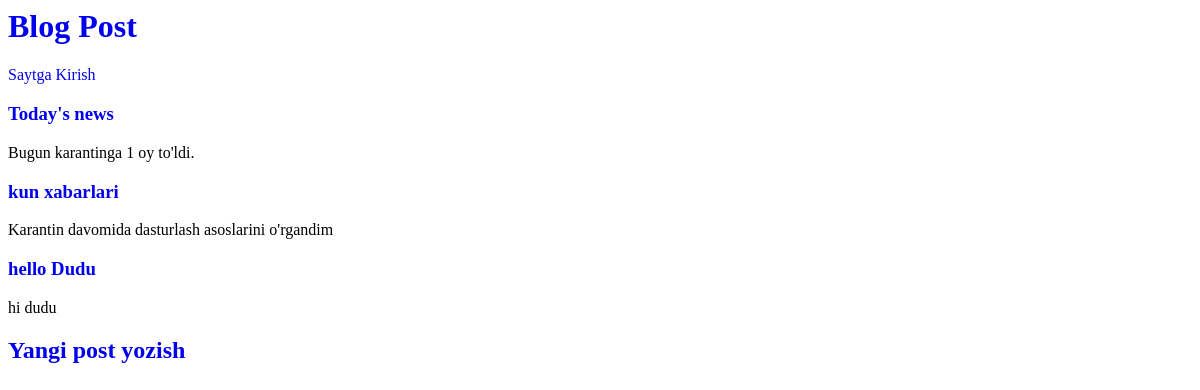
The app's page /, older data.
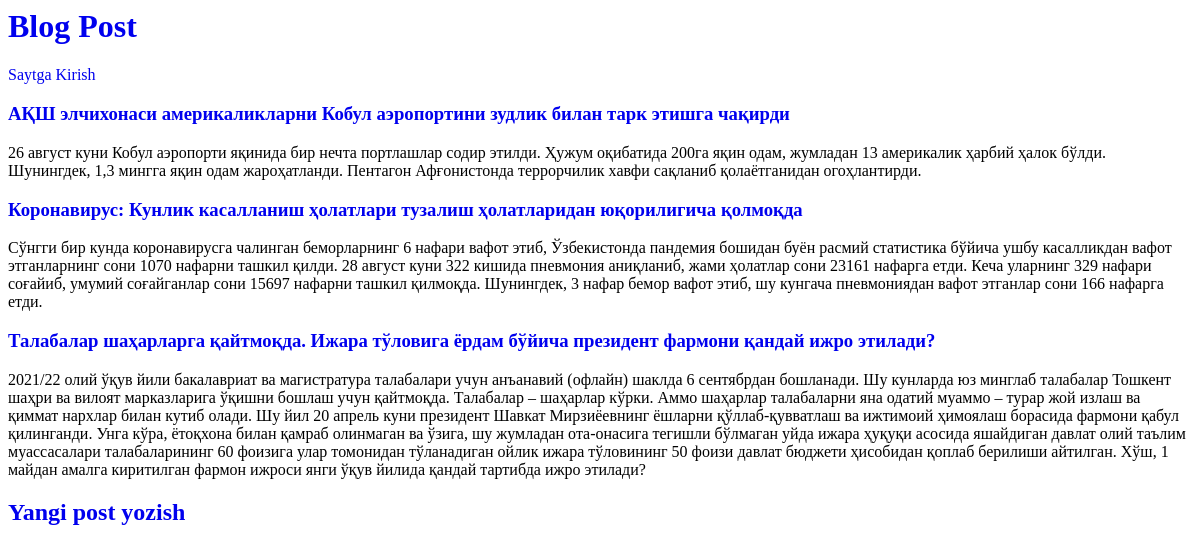
The same page, newer data.
### blog/models.py (models this page shows, shortened)
class Post(models.Model):
    title = models.CharField(max_length=200)
    author = models.ForeignKey(
        'auth.User',
        on_delete=models.CASCADE,
    )
    body = models.TextField()

### blog/views.py (the view)
# urls.py: path('', BlogPageView.as_view(), name='home'),
class BlogPageView(ListView):
    model = Post
    template_name = 'home.html'

### templates/home.html
{% extends 'base.html' %}
{% block content %}
    {% for post in object_list %}
        <div class="post-entry">
            <h3><a href="{% url 'detailView' post.pk %}">{{ post.title }}</a></h3>
            <p>{{ post.body }}</p>
        </div>
    {% endfor %}
{% endblock content %}

### templates/base.html (shortened to what this page needs)
{% load static %}
<html lang="en">
<head>
    <link href="{% static 'base.css' %}" rel="stylesheet">
</head>
<body>
  <header>
      <h1><a href="{% url 'home' %}">Blog Post</a></h1>
  </header>
  {% if user.is_authenticated %}
    <p>Xush kelibsiz, {{ user.username }}</p>
    <p><a href="{% url 'logout' %}">Chiqib ketish</a></p>
  {% else %}
    <p><a href="{% url 'login' %}">Saytga Kirish</a></p>
  {% endif %}
    <div>
        {% block content %}
        {% endblock content %}
    </div>
    <footer>
        <h2><a href="{% url 'new_post' %}">Yangi post yozish</a></h2>
    </footer>
</body>
</html>

### static/base.css (style rules this page uses)
a { text-decoration: none; }

Row changes from the older to the newer data that the page shows:
removed Post: title "Today's news", body "Bugun karantinga 1 oy to'ldi."
removed Post: title "kun xabarlari", body "Karantin davomida dasturlash asoslarini o'rgandim"
removed Post: title "hello Dudu", body "hi dudu"
added Post: title "АҚШ элчихонаси америкаликларни Кобул аэропортини зудлик билан тарк этишга чақирди", body "26 август куни Кобул аэропорти яқинида бир нечта портлашлар содир этилди. Ҳужум оқибатида 200га яқин одам, жумладан 13 америкалик ҳарбий ҳалок бўлди. Шунингдек, 1,3 мингга яқин одам жароҳатланди. Пентагон Афғонистонда террорчилик хавфи сақланиб қолаётганидан огоҳлантирди."
added Post: title "Коронавирус: Кунлик касалланиш ҳолатлари тузалиш ҳолатларидан юқорилигича қолмоқда", body "Сўнгги бир кунда коронавирусга чалинган беморларнинг 6 нафари вафот этиб, Ўзбекистонда пандемия бошидан буён расмий статистика бўйича ушбу касалликдан вафот этганларнинг сони 1070 нафарни ташкил қилди. 28 август куни 322 кишида пневмония аниқланиб, жами ҳолатлар сони 23161 нафарга етди. Кеча уларнинг 329 нафари соғайиб, умумий соғайганлар сони 15697 нафарни ташкил қилмоқда. Шунингдек, 3 нафар бемор вафот этиб, шу кунгача пневмониядан вафот этганлар сони 166 нафарга етди."
added Post: title "Талабалар шаҳарларга қайтмоқда. Ижара тўловига ёрдам бўйича президент фармони қандай ижро этилади?", body "2021/22 олий ўқув йили бакалавриат ва магистратура талабалари учун анъанавий (офлайн) шаклда 6 сентябрдан бошланади. Шу кунларда юз минглаб талабалар Тошкент шаҳри ва вилоят марказларига ўқишни бошлаш учун қайтмоқда. Талабалар – шаҳарлар кўрки. Аммо шаҳарлар талабаларни яна одатий муаммо – турар жой излаш ва қиммат нархлар билан кутиб олади. Шу йил 20 апрель куни президент Шавкат Мирзиёевнинг ёшларни қўллаб-қувватлаш ва ижтимоий ҳимоялаш борасида фармони қабул қилинганди. Унга кўра, ётоқхона билан қамраб олинмаган ва ўзига, шу жумладан ота-онасига тегишли бўлмаган уйда ижара ҳуқуқи асосида яшайдиган давлат олий таълим муассасалари талабаларининг 60 фоизига улар томонидан тўланадиган ойлик…"
